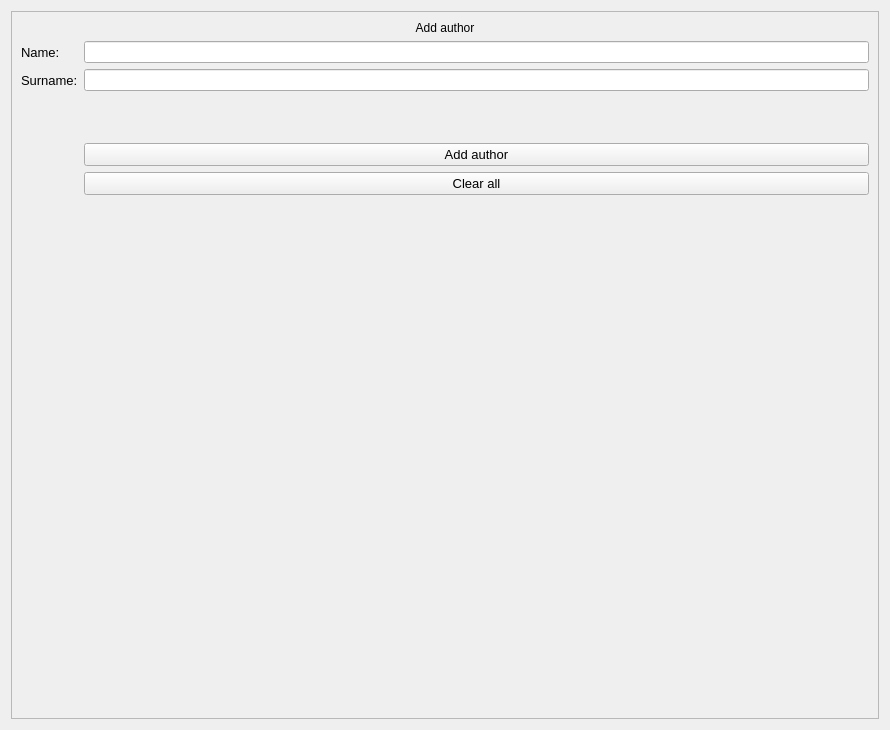
<?xml version="1.0" encoding="UTF-8"?>
<ui version="4.0">
 <class>addAuthor_window</class>
 <widget class="QWidget" name="addAuthor_window">
  <property name="geometry">
   <rect>
    <x>0</x>
    <y>0</y>
    <width>890</width>
    <height>730</height>
   </rect>
  </property>
  <property name="windowTitle">
   <string>Form</string>
  </property>
  <property name="styleSheet">
   <string notr="true">QLabel#addAuthor_label {
	background-color: green;
}</string>
  </property>
  <layout class="QVBoxLayout" name="verticalLayout">
   <item>
    <widget class="QFrame" name="frame">
     <property name="font">
      <font>
       <pointsize>10</pointsize>
      </font>
     </property>
     <property name="frameShape">
      <enum>QFrame::StyledPanel</enum>
     </property>
     <property name="frameShadow">
      <enum>QFrame::Raised</enum>
     </property>
     <layout class="QFormLayout" name="formLayout">
      <item row="1" column="0">
       <widget class="QLabel" name="authorName_label">
        <property name="font">
         <font>
          <pointsize>10</pointsize>
         </font>
        </property>
        <property name="text">
         <string>Name:</string>
        </property>
       </widget>
      </item>
      <item row="1" column="1">
       <widget class="QLineEdit" name="authorName_lineEdit"/>
      </item>
      <item row="2" column="0">
       <widget class="QLabel" name="authorSurname_label">
        <property name="font">
         <font>
          <pointsize>10</pointsize>
         </font>
        </property>
        <property name="text">
         <string>Surname:</string>
        </property>
       </widget>
      </item>
      <item row="2" column="1">
       <widget class="QLineEdit" name="authorSurname_lineEdit"/>
      </item>
      <item row="4" column="1">
       <widget class="QPushButton" name="addAuthor_button">
        <property name="font">
         <font>
          <pointsize>10</pointsize>
         </font>
        </property>
        <property name="text">
         <string>Add author</string>
        </property>
       </widget>
      </item>
      <item row="5" column="1">
       <widget class="QPushButton" name="clearAll_button">
        <property name="font">
         <font>
          <pointsize>10</pointsize>
         </font>
        </property>
        <property name="text">
         <string>Clear all</string>
        </property>
       </widget>
      </item>
      <item row="0" column="0" colspan="2">
       <widget class="QLabel" name="label">
        <property name="text">
         <string>Add author</string>
        </property>
        <property name="alignment">
         <set>Qt::AlignCenter</set>
        </property>
       </widget>
      </item>
      <item row="3" column="1">
       <spacer name="verticalSpacer">
        <property name="orientation">
         <enum>Qt::Vertical</enum>
        </property>
        <property name="sizeType">
         <enum>QSizePolicy::Preferred</enum>
        </property>
        <property name="sizeHint" stdset="0">
         <size>
          <width>20</width>
          <height>40</height>
         </size>
        </property>
       </spacer>
      </item>
     </layout>
    </widget>
   </item>
  </layout>
 </widget>
 <resources/>
 <connections/>
</ui>
